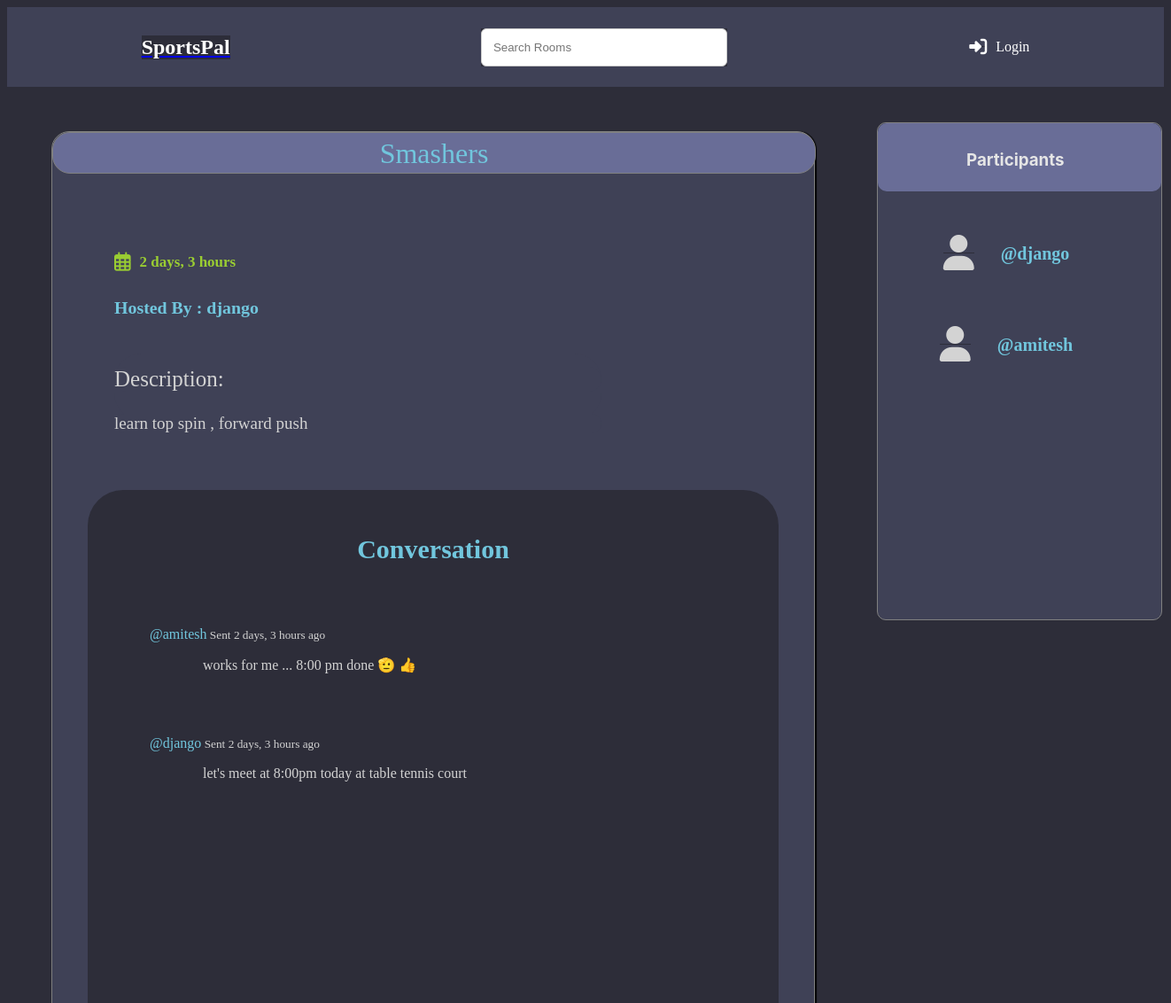
/room/32/ (upper part), run on an earlier commit of the app's database.
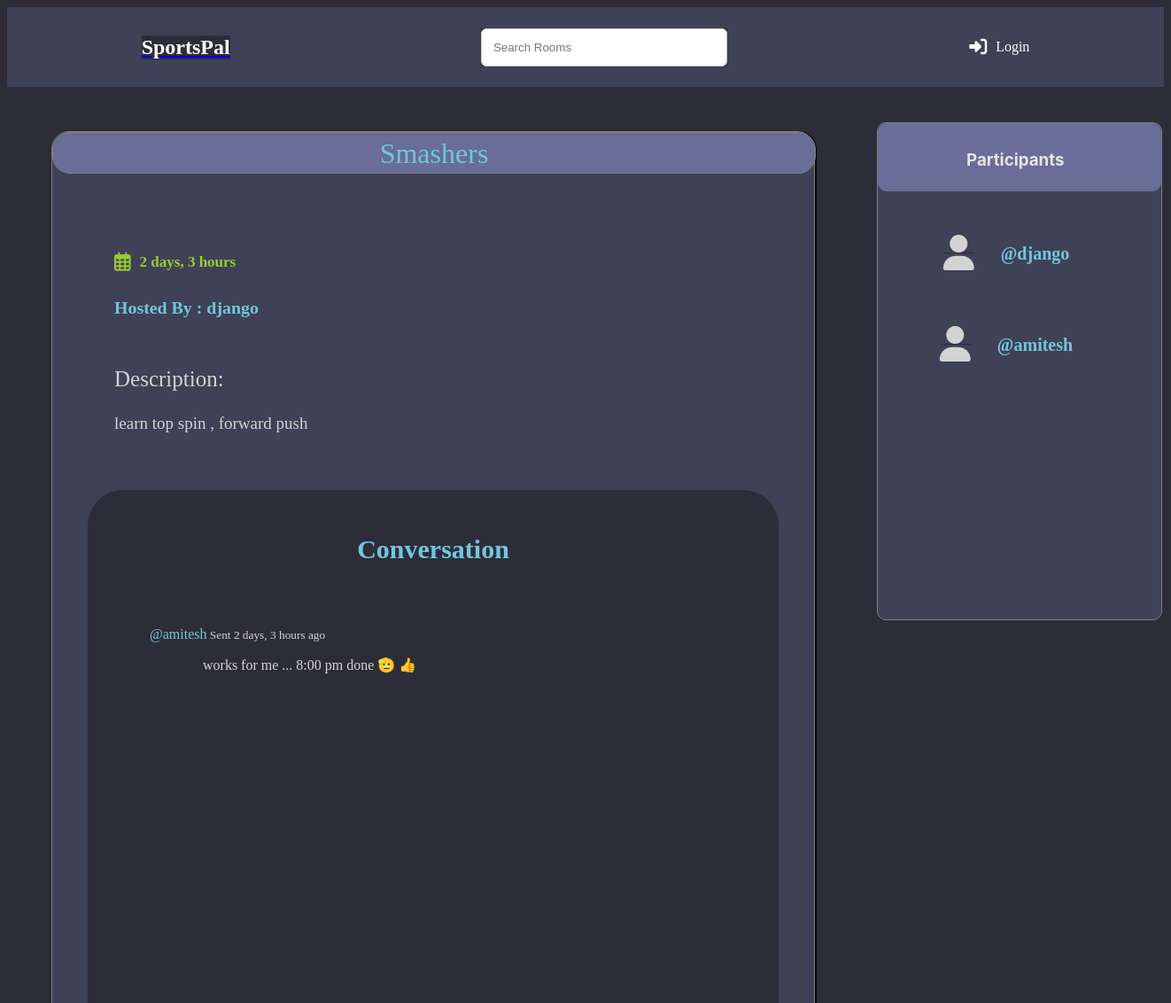
And on a later commit of the database.
### base/models.py (models this page shows, shortened)
class Message(models.Model):
    user = models.ForeignKey(User, on_delete=models.CASCADE)
    room = models.ForeignKey(Room, on_delete=models.CASCADE)
    body = models.TextField()
    updated = models.DateTimeField(auto_now=True)
    created = models.DateTimeField(auto_now_add=True)

### base/views.py (the view, shortened to what this page needs)
# urls.py: path("room/<str:pk>/", views.room, name="room"),
def room(request,pk):
    room = Room.objects.get(id=pk)
    room_messages = room.message_set.all().order_by('-created')
    participants = room.participants.all()
    context = {'room':room,'room_messages':room_messages,'participants':participants}
    return render(request,"base/room.html",context )

### base/templates/base/room.html (shortened to what this page needs)
{% extends 'main.html' %}
{% load static %}
{% block content %}
{% block css %}
    <link rel="stylesheet" type="text/css" href="{% static 'styles/room.css' %}">
    <link href="{% static 'fontawesomefree/css/fontawesome.css' %}" rel="stylesheet" type="text/css">
    <link href="{% static 'fontawesomefree/css/brands.css' %}" rel="stylesheet" type="text/css">
    <link href="{% static 'fontawesomefree/css/solid.css' %}" rel="stylesheet" type="text/css">
{% endblock %}
<div class="room-container">
    <div class="room-containers">
        <div class="room-details" style="background-color: #3f4156;">
            <h1>{{room.name}}</h1>
            <div class="container">
                <div id="time_created">
                    <p><i class="fa-regular fa-calendar-days fa-lg" style = "position: relative;right: 10px"></i>{{room.created|timesince}} </p>
                </div>
                <div id="host">
                    <H3 style="background-color:#3f4156; position: relative; right : 10px">Hosted By : {{room.host.username}}</H3>
                </div>
                <div id="description">
                    <p>Description:</p>
                    <p style="font-size: 19px;position: relative;bottom: 15px;">{{room.description}}</p>
                </div>
            </div>
        </div>
        <div class="conversation-wrapper">
            <h3 style = "position: relative;color:#71c6dd;font-size: 30px;font-weight: 600;text-align: center;">Conversation</h3>
            <div class="message-list">
                {% for message in room_messages %}
                <div class="message">
                    <small class="message-info" style = "color:lightgray"><tag style = "color:#71c6dd;font-size: medium;">@{{message.user}}</tag> Sent {{message.created|timesince}} ago</small>
                    <p class="message-body" style = "color:lightgray;">{{message.body}}</p>
                </div>
                {% endfor %}
            </div>
        </div>
    </div>
    <div class = "participants">
        <h3 style="background-color: #696d97;color:#e5e5e5">Participants</h3>
        {% for user in participants %}
        <div id = "username">
            <p style="background-color: #3f4156;"><i class="fa-solid fa-user fa-2xl" style = " position:relative ; right:30px ; color:lightgray; "></i>@{{user.username}}</p>
        </div>
        {% endfor %}
    </div>
</div>
{% endblock %}

What changed in the data, as far as the page shows it:
removed Message: user "django", created "2 days, 3 hours", body "let's meet at 8:00pm today at table tennis court"
